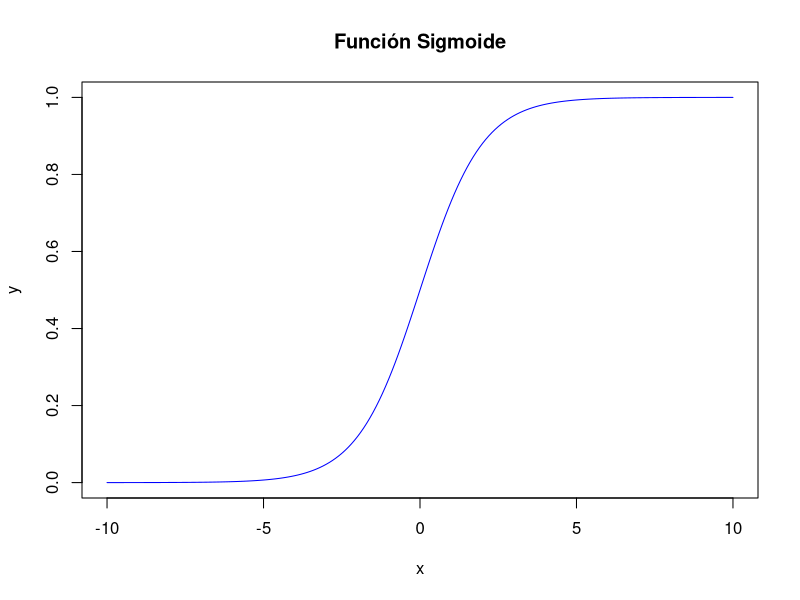

Generate this figure with R:
#Este es un script de ejemplo para graficar una función 

#Definir x
x <- seq(-10,10,0.1)

#Definir y
y <- 1/(1+exp(-x))

#Graficacion
plot(x,y,type='l',col='blue',main="Función Sigmoide")
